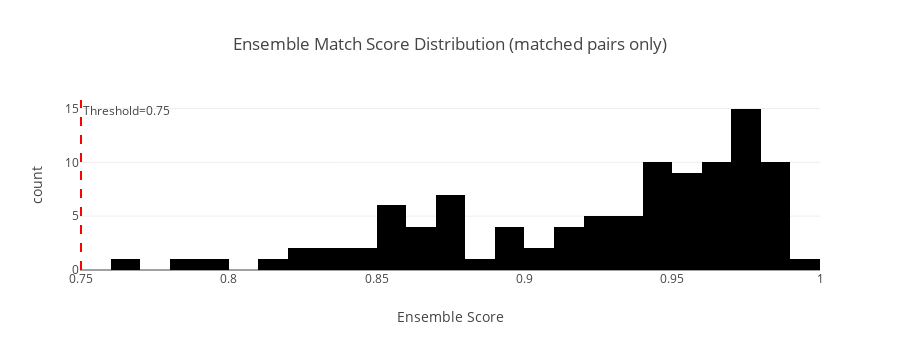

The notebook cell this image was saved under:
### Markdown cell above
## 5. Topic Matching via Hungarian Algorithm

### Code cell
# Compute pairwise matches for all 6 outlet pairs
outlet_pairs = list(combinations(OUTLETS, 2))
pairwise_matches = {}  # (outlet_a, outlet_b) -> list of (tid_a, tid_b, score)
pairwise_centroid_sims = {}  # for heatmap visualization

for outlet_a, outlet_b in outlet_pairs:
    name_a = SOURCE_NAMES[outlet_a]
    name_b = SOURCE_NAMES[outlet_b]
    print(f"\nMatching: {name_a} <-> {name_b}")

    tids_a = get_topic_ids(outlet_a)
    tids_b = get_topic_ids(outlet_b)

    if not tids_a or not tids_b:
        print("  Skipping: one outlet has no topics.")
        pairwise_matches[(outlet_a, outlet_b)] = []
        continue

    # Build ensemble score matrix
    n_a, n_b = len(tids_a), len(tids_b)

    # Method 1: Centroid similarity
    centroid_sim = np.zeros((n_a, n_b))
    for i, ta in enumerate(tids_a):
        for j, tb in enumerate(tids_b):
            centroid_sim[i, j] = centroid_similarity(outlet_a, ta, outlet_b, tb)

    pairwise_centroid_sims[(outlet_a, outlet_b)] = (centroid_sim, tids_a, tids_b)

    # Method 2: Keyword Jaccard
    keyword_sim = np.zeros((n_a, n_b))
    for i, ta in enumerate(tids_a):
        for j, tb in enumerate(tids_b):
            keyword_sim[i, j] = keyword_jaccard(outlet_a, ta, outlet_b, tb)

    # Method 3: c-TF-IDF similarity
    ctfidf_sim, ctfidf_tids_a, ctfidf_tids_b = ctfidf_similarity_matrix(outlet_a, outlet_b)

    # Align c-TF-IDF matrix to match tids_a/tids_b ordering
    ctfidf_aligned = np.zeros((n_a, n_b))
    tid_a_idx = {t: i for i, t in enumerate(ctfidf_tids_a)}
    tid_b_idx = {t: i for i, t in enumerate(ctfidf_tids_b)}
    for i, ta in enumerate(tids_a):
        for j, tb in enumerate(tids_b):
            if ta in tid_a_idx and tb in tid_b_idx:
                ctfidf_aligned[i, j] = ctfidf_sim[tid_a_idx[ta], tid_b_idx[tb]]

    # Weighted ensemble
    ensemble = (
        WEIGHT_CENTROID * centroid_sim
        + WEIGHT_CTFIDF * ctfidf_aligned
        + WEIGHT_KEYWORD * keyword_sim
    )

    # Hungarian algorithm (minimize cost = maximize similarity)
    cost = 1.0 - ensemble
    row_ind, col_ind = linear_sum_assignment(cost)

    matches = []
    for r, c in zip(row_ind, col_ind):
        score = ensemble[r, c]
        if score >= MATCH_THRESHOLD:
            matches.append((tids_a[r], tids_b[c], float(score)))
            print(f"  Match: T{tids_a[r]} <-> T{tids_b[c]} (score: {score:.3f})")

    pairwise_matches[(outlet_a, outlet_b)] = matches
    print(f"  Total matches: {len(matches)} (threshold: {MATCH_THRESHOLD})")

# Show ensemble score distribution for threshold calibration
all_scores = []
for matches in pairwise_matches.values():
    all_scores.extend([s for _, _, s in matches])

if all_scores:
    fig = px.histogram(
        x=all_scores, nbins=30,
        title='Ensemble Match Score Distribution (matched pairs only)',
        labels={'x': 'Ensemble Score', 'y': 'Count'},
    )
    fig.add_vline(x=MATCH_THRESHOLD, line_dash='dash', line_color='red',
                  annotation_text=f'Threshold={MATCH_THRESHOLD}')
    fig.update_layout(height=350)
    fig.show()

### Figure 1 — Plotly figure (JSON) as saved in the notebook; plotly's stock layout.template omitted (floating-point values rounded to 4 significant figures)
{"data": [{"bingroup": "x", "hovertemplate": "Ensemble Score=%{x}<br>count=%{y}<extra></extra>", "legendgroup": "", "marker": {"color": "#000001", "pattern": {"shape": ""}}, "name": "", "nbinsx": 30, "orientation": "v", "showlegend": false, "type": "histogram", "x": [0.971, 0.9777, 0.9349, 0.978, 0.9813, 0.9703, 0.9423, 0.9828, 0.9695, 0.9827, 0.9037, 0.9869, 0.9477, 0.8602, 0.8553, 0.8906, 0.8315, 0.8722, 0.8589, 0.7684, 0.7877, 0.862, 0.8204, 0.9807, 0.9822, 0.9493, 0.9614, 0.9798, 0.9869, 0.9466, 0.9561, 0.9654, 0.9205, 0.9855, 0.9426, 0.9464, 0.9572, 0.9366, 0.9744, 0.977, 0.8499, 0.9738, 0.9853, 0.8835, 0.9178, 0.9475, 0.9576, 0.9542, 0.9818, 0.8737, 0.9235, 0.9748, 0.9213, 0.8217, 0.9516, 0.9653, 0.8746, 0.9616, 0.8156, 0.7924, 0.9773, 0.9308, 0.8572, 0.9293, 0.843, 0.9644, 0.8576, 0.9345, 0.9054, 0.9561, 0.9148, 0.976, 0.958, 0.967, 0.9199, 0.9736, 0.9722, 0.9469, 0.8552, 0.9718, 0.8942, 0.9267, 0.859, 0.8718, 0.9457, 0.8624, 0.9399, 0.8739, 0.9182, 0.9913, 0.8702, 0.9638, 0.9602, 0.896, 0.9602, 0.8671, 0.9763, 0.8951, 0.9574, 0.9506, 0.8763, 0.8333, 0.9494], "xaxis": "x", "yaxis": "y"}], "layout": {"annotations": [{"showarrow": false, "text": "Threshold=0.75", "x": 0.75, "xanchor": "left", "xref": "x", "y": 1, "yanchor": "top", "yref": "y domain"}], "barmode": "relative", "height": 350, "legend": {"tracegroupgap": 0}, "shapes": [{"line": {"color": "red", "dash": "dash"}, "type": "line", "x0": 0.75, "x1": 0.75, "xref": "x", "y0": 0, "y1": 1, "yref": "y domain"}], "title": {"text": "Ensemble Match Score Distribution (matched pairs only)"}, "xaxis": {"anchor": "y", "domain": [0, 1], "title": {"text": "Ensemble Score"}}, "yaxis": {"anchor": "x", "domain": [0, 1], "title": {"text": "count"}}}}
